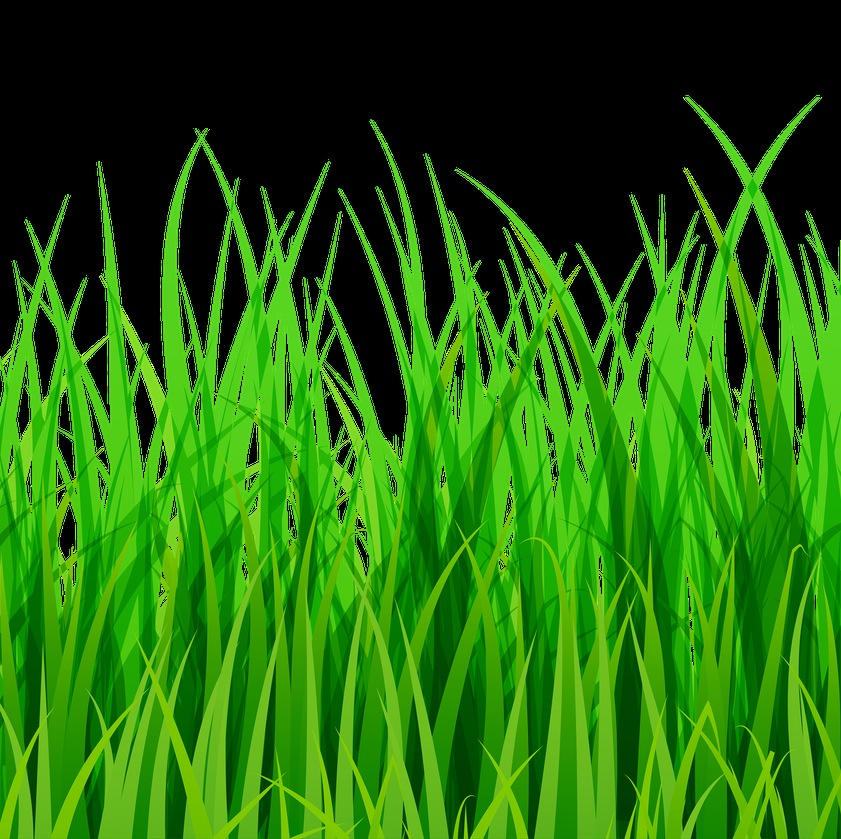
#> input picture ui/data/grass.png, 841 x 839 px, shrunk from 2009 x 2006 before the run
$ python -i grass_detection.py   (imports and definitions only)
#> lines starting #> are read from the running program, lines starting #| are printed output that depends on the picture; after the words box and inside, x2 and y2 are one past the last pixel; in counts of white or black regions, pixels touching at a corner belong together
#> further down, picture is the input picture: shape (839, 841, 3); mean B, G, R 6.5, 106.3, 35.4
import mediapipe as mp
import cv2
import numpy as np

# Initialize Mediapipe drawing utilities and holistic model components
mp_drawing = mp.solutions.drawing_utils
mp_holistic = mp.solutions.holistic

# Start capturing video from the webcam
# [1 line not run here, left out]


def detect_grass(frame_orig):
    # Note: frame is already flipped in main.py

    # green mask to detect grass
    # BGR to HSV for better color detection
    hsv_frame = cv2.cvtColor(frame_orig, cv2.COLOR_BGR2HSV)
#> hsv_frame: shape (839, 841, 3); mean H, S, V 33, 153.3, 106.3

    # only consider lower part of the frame for grass detection
    height, width, _ = hsv_frame.shape
#> height = 839; width = 841
    hsv_frame[0:int(height*0.4), :] = 0
#> hsv_frame: shape (839, 841, 3); mean H, S, V 29.6, 138, 92

    lower_green = np.array([35, 40, 40])
    upper_green = np.array([85, 255, 255])

    # binary mask where grass pixels are white (255)
    grass_mask = cv2.inRange(hsv_frame, lower_green, upper_green)
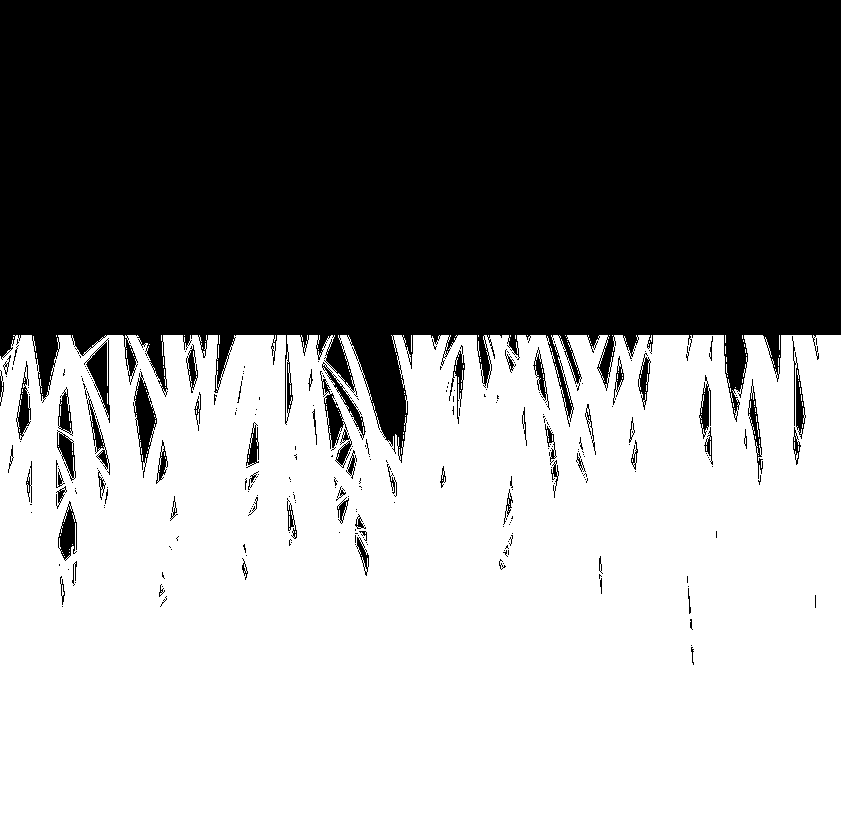
#> grass_mask: shape (839, 841); 56.5% white; 271 black regions (203 under 20 px)

    # remove noise
    grass_mask = cv2.GaussianBlur(grass_mask, (5, 5), 0)

    # clean up the mask with morphological operations
    kernel = np.ones((5, 5), np.uint8)
    grass_mask = cv2.morphologyEx(grass_mask, cv2.MORPH_CLOSE, kernel)
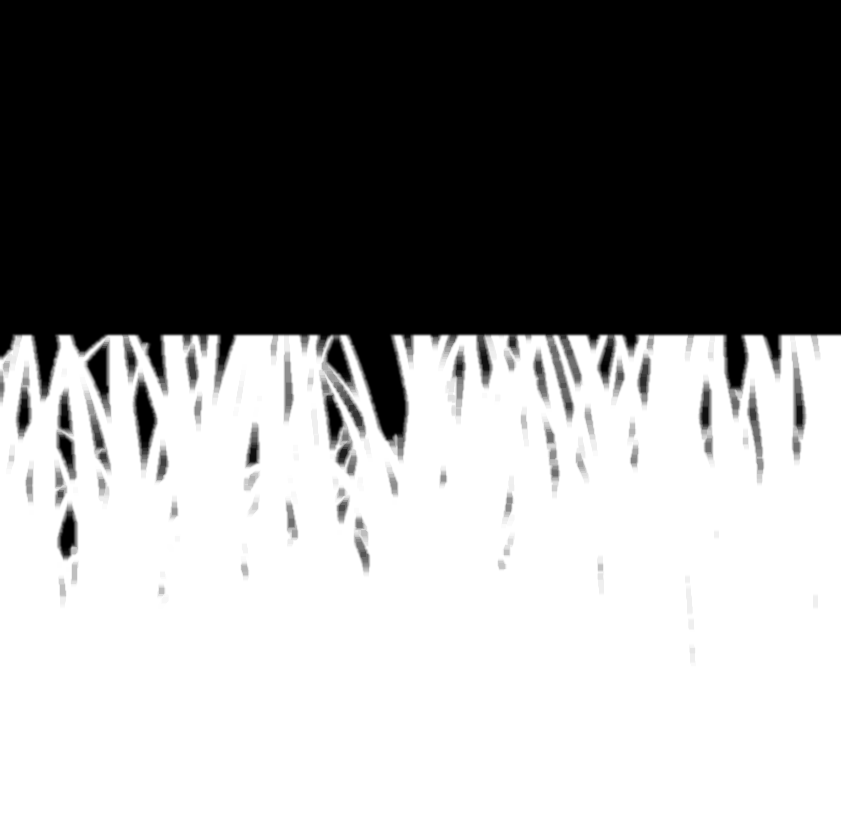
#> grass_mask: shape (839, 841); min 0, max 255, mean 145.2
    grass_mask = cv2.morphologyEx(grass_mask, cv2.MORPH_OPEN, kernel)

    # extract just the grass regions (preserving original colors)
    grass_detected = cv2.bitwise_and(
        frame_orig, frame_orig, mask=grass_mask)
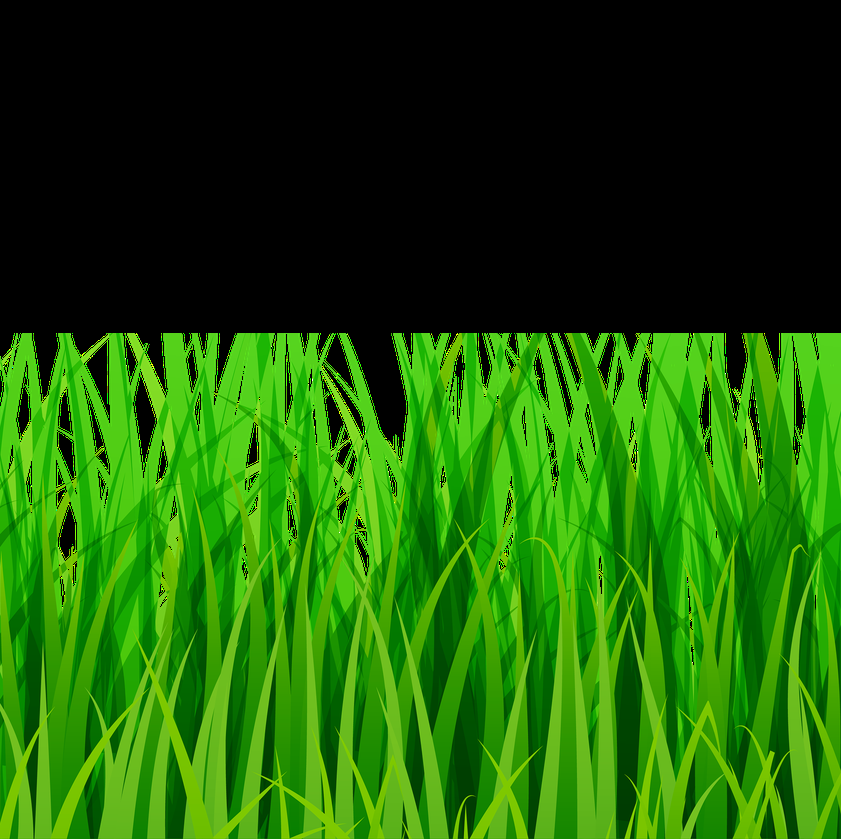
#> grass_detected: shape (839, 841, 3); mean B, G, R 5, 92.3, 30

    # highlight grass with semi-transparent overlay
    overlay = frame_orig.copy()
    overlay[grass_mask > 0] = [0, 255, 0]  # Paint detected grass green
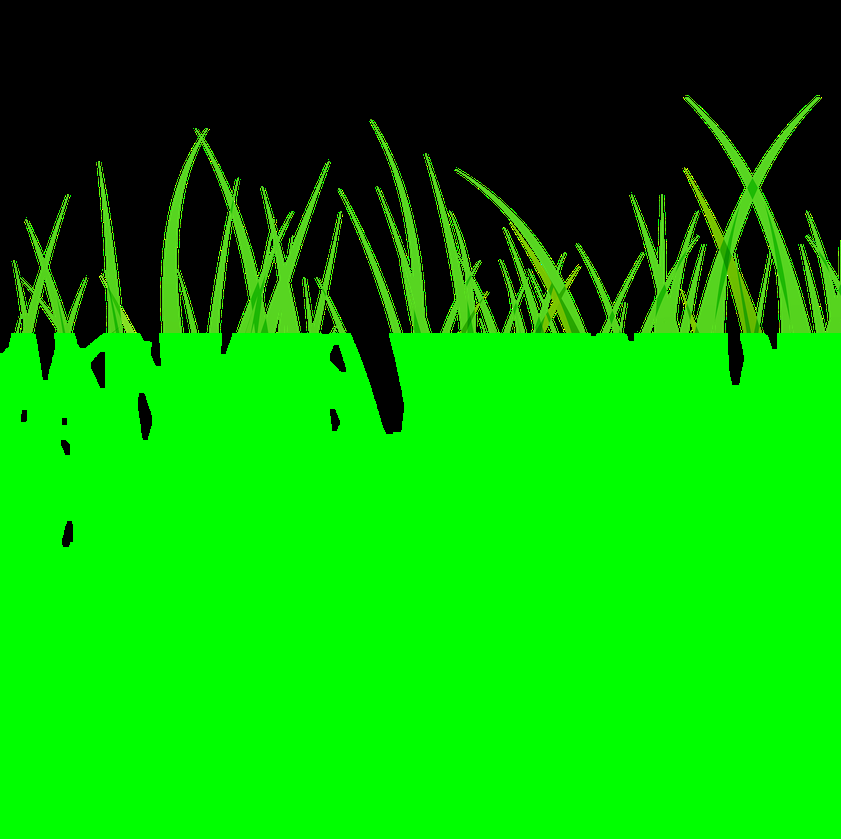
#> overlay: shape (839, 841, 3); mean B, G, R 1.5, 165.2, 5.4

    # blend original frame with overlay (30% overlay, 70% original)
    result = cv2.addWeighted(frame_orig, 0.55, overlay, 0.3, 0)
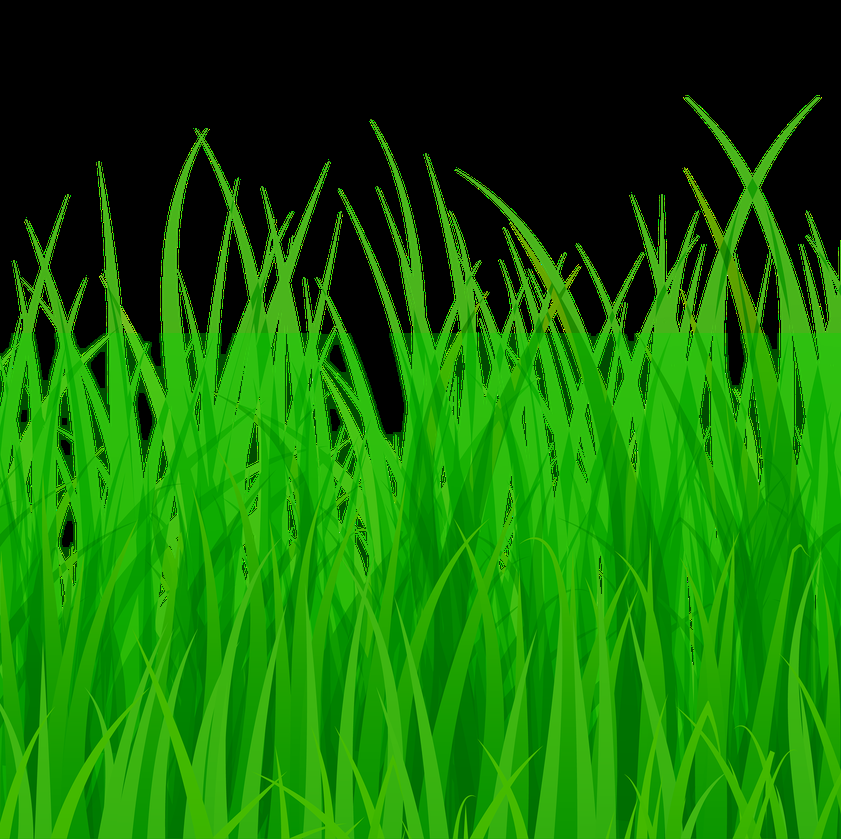
#> result: shape (839, 841, 3); mean B, G, R 4, 108, 21.1

    # draw contours around detected grass regions (plane detection style)
    contours, _ = cv2.findContours(
        grass_mask, cv2.RETR_EXTERNAL, cv2.CHAIN_APPROX_SIMPLE)
#> contours = 1 contour; box (x1, y1, x2, y2) and area: (0, 333, 841, 839) 418650
    # cv2.drawContours(result, contours, -1, (0, 255, 255), 2)  # Yellow contours

    # remove small areas to reduce noise
    min_contour_area = 500  # Minimum area threshold
    for contour in contours:
        if cv2.contourArea(contour) < min_contour_area:
            cv2.drawContours(result, [contour], -1, (0, 255, 255), -1)
#> this loop made 1 pass
    return result, grass_mask


# [25 lines not run here, left out]

>>> import cv2
>>> picture = cv2.imread('../ui/data/grass.png')
>>> result = detect_grass(picture)
